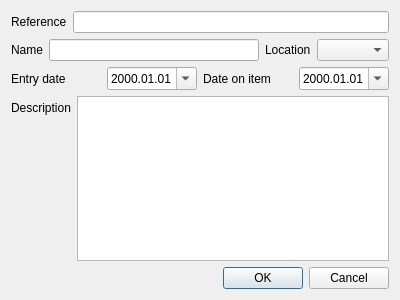
<?xml version="1.0" encoding="UTF-8"?>
<ui version="4.0">
 <class>CreateDialog</class>
 <widget class="QDialog" name="CreateDialog">
  <property name="geometry">
   <rect>
    <x>0</x>
    <y>0</y>
    <width>400</width>
    <height>300</height>
   </rect>
  </property>
  <property name="windowTitle">
   <string>Dialog</string>
  </property>
  <layout class="QVBoxLayout" name="verticalLayout">
   <item>
    <layout class="QHBoxLayout" name="horizontalLayout_2">
     <item>
      <widget class="QLabel" name="refLabel">
       <property name="toolTip">
        <string>The reference is automatically generated by the program. It will start with the reference of the address, followed by the reference of the location, the entry date, the three first letters of the name and a two-digit number.</string>
       </property>
       <property name="text">
        <string>Reference</string>
       </property>
      </widget>
     </item>
     <item>
      <widget class="QLineEdit" name="refLineEdit">
       <property name="readOnly">
        <bool>true</bool>
       </property>
      </widget>
     </item>
    </layout>
   </item>
   <item>
    <layout class="QHBoxLayout" name="horizontalLayout_7">
     <item>
      <layout class="QHBoxLayout" name="horizontalLayout_3">
       <item>
        <widget class="QLabel" name="nameLabel">
         <property name="text">
          <string>Name</string>
         </property>
        </widget>
       </item>
       <item>
        <widget class="QLineEdit" name="nameLineEdit"/>
       </item>
      </layout>
     </item>
     <item>
      <layout class="QHBoxLayout" name="horizontalLayout">
       <item>
        <widget class="QLabel" name="locationLabel">
         <property name="text">
          <string>Location</string>
         </property>
        </widget>
       </item>
       <item>
        <widget class="QComboBox" name="locationCB"/>
       </item>
      </layout>
     </item>
    </layout>
   </item>
   <item>
    <layout class="QHBoxLayout" name="horizontalLayout_4">
     <item>
      <layout class="QHBoxLayout" name="horizontalLayout_5">
       <item>
        <widget class="QLabel" name="label">
         <property name="toolTip">
          <string>&lt;!DOCTYPE HTML PUBLIC &quot;-//W3C//DTD HTML 4.0//EN&quot; &quot;http://www.w3.org/TR/REC-html40/strict.dtd&quot;&gt;
&lt;html&gt;&lt;head&gt;&lt;meta name=&quot;qrichtext&quot; content=&quot;1&quot; /&gt;&lt;style type=&quot;text/css&quot;&gt;
p, li { white-space: pre-wrap; }
&lt;/style&gt;&lt;/head&gt;&lt;body style=&quot; font-family:'Sans Serif'; font-size:9pt; font-weight:400; font-style:normal;&quot;&gt;
&lt;p style=&quot; margin-top:0px; margin-bottom:0px; margin-left:0px; margin-right:0px; -qt-block-indent:0; text-indent:0px;&quot;&gt;The entry date is the date at which the item was &lt;span style=&quot; font-weight:600;&quot;&gt;added&lt;/span&gt; to the database. Today's date is the default entry date.&lt;/p&gt;&lt;/body&gt;&lt;/html&gt;</string>
         </property>
         <property name="text">
          <string>Entry date</string>
         </property>
        </widget>
       </item>
       <item>
        <widget class="QDateEdit" name="recordDateEdit">
         <property name="locale">
          <locale language="French" country="France"/>
         </property>
         <property name="inputMethodHints">
          <set>Qt::ImhPreferNumbers</set>
         </property>
         <property name="currentSection">
          <enum>QDateTimeEdit::YearSection</enum>
         </property>
         <property name="displayFormat">
          <string>yyyy.MM.dd</string>
         </property>
         <property name="calendarPopup">
          <bool>true</bool>
         </property>
        </widget>
       </item>
      </layout>
     </item>
     <item>
      <layout class="QHBoxLayout" name="horizontalLayout_6">
       <item>
        <widget class="QLabel" name="label_2">
         <property name="toolTip">
          <string>&lt;!DOCTYPE HTML PUBLIC &quot;-//W3C//DTD HTML 4.0//EN&quot; &quot;http://www.w3.org/TR/REC-html40/strict.dtd&quot;&gt;
&lt;html&gt;&lt;head&gt;&lt;meta name=&quot;qrichtext&quot; content=&quot;1&quot; /&gt;&lt;style type=&quot;text/css&quot;&gt;
p, li { white-space: pre-wrap; }
&lt;/style&gt;&lt;/head&gt;&lt;body style=&quot; font-family:'Sans Serif'; font-size:9pt; font-weight:400; font-style:normal;&quot;&gt;
&lt;p style=&quot; margin-top:0px; margin-bottom:0px; margin-left:0px; margin-right:0px; -qt-block-indent:0; text-indent:0px;&quot;&gt;This corresponds to the date on the item. It is &lt;span style=&quot; font-weight:600;&quot;&gt;not&lt;/span&gt; mandatory.&lt;/p&gt;&lt;/body&gt;&lt;/html&gt;</string>
         </property>
         <property name="text">
          <string>Date on item</string>
         </property>
        </widget>
       </item>
       <item>
        <widget class="QDateEdit" name="entryDateEdit">
         <property name="locale">
          <locale language="French" country="France"/>
         </property>
         <property name="currentSection">
          <enum>QDateTimeEdit::DaySection</enum>
         </property>
         <property name="displayFormat">
          <string>yyyy.MM.dd</string>
         </property>
         <property name="calendarPopup">
          <bool>true</bool>
         </property>
        </widget>
       </item>
      </layout>
     </item>
    </layout>
   </item>
   <item>
    <layout class="QFormLayout" name="formLayout">
     <item row="0" column="0">
      <widget class="QLabel" name="descriptionLabel">
       <property name="text">
        <string>Description</string>
       </property>
      </widget>
     </item>
     <item row="0" column="1">
      <widget class="QPlainTextEdit" name="descriptionTextEdit"/>
     </item>
    </layout>
   </item>
   <item>
    <widget class="QDialogButtonBox" name="buttonBox">
     <property name="orientation">
      <enum>Qt::Horizontal</enum>
     </property>
     <property name="standardButtons">
      <set>QDialogButtonBox::Cancel|QDialogButtonBox::Ok</set>
     </property>
    </widget>
   </item>
  </layout>
 </widget>
 <resources/>
 <connections>
  <connection>
   <sender>buttonBox</sender>
   <signal>accepted()</signal>
   <receiver>CreateDialog</receiver>
   <slot>accept()</slot>
   <hints>
    <hint type="sourcelabel">
     <x>248</x>
     <y>254</y>
    </hint>
    <hint type="destinationlabel">
     <x>157</x>
     <y>274</y>
    </hint>
   </hints>
  </connection>
  <connection>
   <sender>buttonBox</sender>
   <signal>rejected()</signal>
   <receiver>CreateDialog</receiver>
   <slot>reject()</slot>
   <hints>
    <hint type="sourcelabel">
     <x>316</x>
     <y>260</y>
    </hint>
    <hint type="destinationlabel">
     <x>286</x>
     <y>274</y>
    </hint>
   </hints>
  </connection>
 </connections>
</ui>
